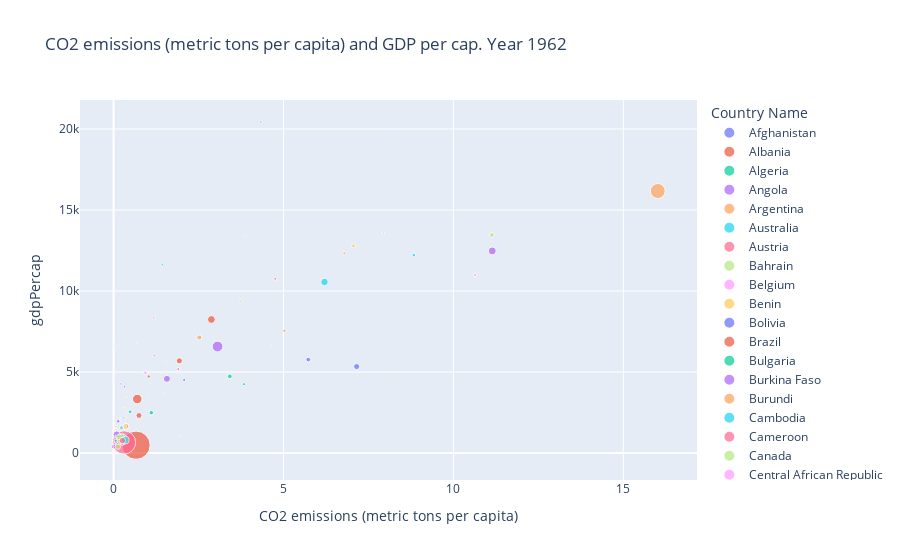

The notebook cell this image was saved under:
### Markdown cell above
<a id="one"></a>
<h3>CO2 emissions (metric tons per capita) and GDP per cap. Year 1962</h3>
<a href="#index">Go to the table of contents</a>

### Code cell
filtered_data = df[(df["Year"] == 1962) & (df["Country Name"] != "Kuwait")]

# Scatter plot
fig = px.scatter(filtered_data, x='CO2 emissions (metric tons per capita)', 
                 y="gdpPercap", color='Country Name', size='pop', hover_data=['Country Name'], 
                 title="CO2 emissions (metric tons per capita) and GDP per cap. Year 1962")
fig.show()
